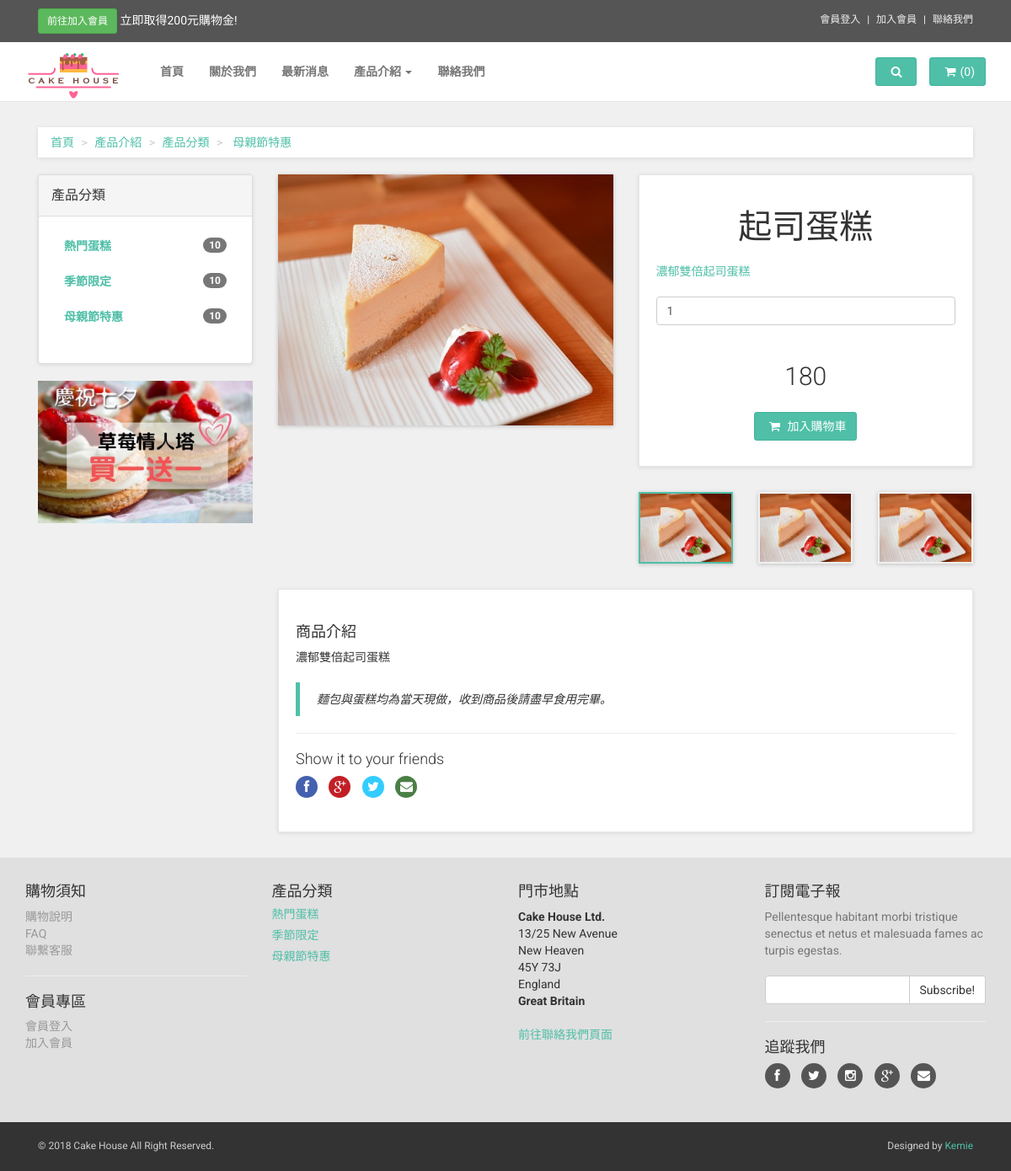
Screenshot of /web/product.php?productID=18 with the database file from the repository.
### tables this page shows
CREATE TABLE `product_categories` (
  `product_categoryID` int(11) NOT NULL,
  `category` varchar(255) NOT NULL,
  `created_at` varchar(255) DEFAULT NULL,
  `updated_at` varchar(255) DEFAULT NULL
);

CREATE TABLE `products` (
  `productID` int(11) NOT NULL,
  `product_categoryID` int(11) NOT NULL,
  `picture` varchar(255) DEFAULT NULL,
  `name_date` varchar(255) NOT NULL,
  `description` text NOT NULL,
  `price` int(11) NOT NULL,
  `created_at` varchar(255) DEFAULT NULL,
  `updated_at` varchar(255) DEFAULT NULL
);

### web/product.php (the view, shortened to what this page needs)
<?php
require_once('../connection/connection.php');
$query = $db->query("SELECT * FROM products WHERE productID =".$_GET['productID']);
$products = $query->fetch(PDO::FETCH_ASSOC);
?>
<!DOCTYPE html>
<html lang="en">
<head>
    <?php require_once('template/head_files.php'); ?>
</head>
<body>
<?php require_once('template/navbar.php'); ?>
    <div id="all">
        <div id="content">
            <div class="container">
                <div class="col-md-12">
                    <ul class="breadcrumb">
                        <li><a href="#">首頁</a>
                        </li>
                        <li><a>產品介紹</a>
                        </li>
                        <li><a href="#">產品分類</a>
                        </li>
                        <li> <a href="product_list.php?categoryID=<?php echo $category['product_categoryID']; ?>"><?php echo $category['category']; ?></a>
                        </li>
                    </ul>
                </div>
                <div class="col-md-3">
                    <div class="panel panel-default sidebar-menu">
                        <div class="panel-heading">
                            <h3 class="panel-title">產品分類</h3>
                        </div>
                        <div class="panel-body">
                            <ul class="nav nav-pills nav-stacked category-menu">
                            <?php foreach($product_categories as $category){ ?>
                                <li>
                                    <a href="product_list.php?categoryID=<?php echo $category['product_categoryID']; ?>"><?php echo $category['category']; ?> <span class="badge pull-right">10</span></a>
                                </li>
                            <?php } ?>
                            </ul>
                        </div>
                    </div>
                    <div class="banner">
                        <a href="#">
                            <img src="../img/ad-banner.jpg" alt="sales 2014" class="img-responsive">
                        </a>
                    </div>
                </div>
                <div class="col-md-9">
                    <div class="row" id="productMain">
                        <div class="col-sm-6">
                            <div id="mainImage">
                                <img src="../uploads/products/<?php echo $products['picture']; ?>" alt="" class="img-responsive">
                            </div>
                        </div>
                        <div class="col-sm-6">
                            <form action="cart/add_cart1.php" method="post">
                                <div class="box">
                                    <h1 class="text-center"><?php echo $products['name_date']; ?></h1>
                                    <p class="goToDescription"><a href="#details" class="scroll-to"><?php echo $products['description']; ?></a>
                                    </p>
                                    <p class="quantity"><input type="number" min="1" value="1" name="quantity" class="form-control"></p>
                                    <p class="price"><?php echo $products['price']; ?></p>
                                    <p class="text-center buttons">
                                        <button type="submit" class="btn btn-primary"><i class="fa fa-shopping-cart"></i> 加入購物車</button>
                                    </p>
                                </div>
                            </form>
                            <div class="row" id="thumbs">
                                <div class="col-xs-4">
                                    <a href="../uploads/products/<?php echo $products['picture']; ?>" class="thumb">
                                        <img src="../uploads/products/<?php echo $products['picture']; ?>" alt="" class="img-responsive">
                                    </a>
                                </div>
                                <div class="col-xs-4">
                                    <a href="../uploads/products/<?php echo $products['picture']; ?>" class="thumb">
                                        <img src="../uploads/products/<?php echo $products['picture']; ?>" alt="" class="img-responsive">
                                    </a>
                                </div>
                                <div class="col-xs-4">
                                    <a href="../uploads/products/<?php echo $products['picture']; ?>" class="thumb">
                                        <img src="../uploads/products/<?php echo $products['picture']; ?>" alt="" class="img-responsive">
                                    </a>
                                </div>
                            </div>
                        </div>
                    </div>
                    <div class="box" id="details">
                        <p>
                            <h4>商品介紹</h4>
                            <?php echo $products['description']; ?>
                            <blockquote>
                                <p><em>麵包與蛋糕均為當天現做，收到商品後請盡早食用完畢。</em>
                                </p>
                            </blockquote>
                            <hr>
                            <div class="social">
                                <h4>Show it to your friends</h4>
                                <p>
                                    <a href="#" class="external facebook" data-animate-hover="pulse"><i class="fa fa-facebook"></i></a>
                                    <a href="#" class="external gplus" data-animate-hover="pulse"><i class="fa fa-google-plus"></i></a>
                                    <a href="#" class="external twitter" data-animate-hover="pulse"><i class="fa fa-twitter"></i></a>
                                    <a href="#" class="email" data-animate-hover="pulse"><i class="fa fa-envelope"></i></a>
                                </p>
                            </div>
                    </div>
                </div>
            </div>
        </div>
       <?php require_once('template/footer.php'); ?>
</body>
</html>

### web/template/footer.php (shortened to what this page needs)
<?php
$query = $db->query("SELECT * FROM product_categories ORDER BY product_categoryID ASC");
$product_categories = $query->fetchAll(PDO::FETCH_ASSOC);
?>
 <div id="footer" data-animate="fadeInUp">
            <div class="container">
                <div class="row">
                    <div class="col-md-3 col-sm-6">
                        <h4>購物須知</h4>
                        <ul>
                            <li><a href="shopping_rule.php">購物說明</a>
                            </li>
                            <li><a href="faq.php">FAQ</a>
                            </li>
                            <li><a href="contact.php">聯繫客服</a>
                            </li>
                        </ul>
                        <hr>
                        <h4>會員專區</h4>
                        <ul>
                            <li><a href="#" data-toggle="modal" data-target="#login-modal">會員登入</a>
                            </li>
                            <li><a href="register.php">加入會員</a>
                            </li>
                        </ul>
                    </div>
                    <div class="col-md-3 col-sm-6">
                        <h4>產品分類</h4>
                        <?php foreach($product_categories as $category){ ?>
                            <a href="product_list.php?categoryID=<?php echo $category['product_categoryID'];?>">
                            <h5><?php echo $category['category'];?></h5></a>
                                       <?php  } ?>
                    </div>
                    <div class="col-md-3 col-sm-6">
                        <h4>門市地點</h4>
                        <p><strong>Cake House Ltd.</strong>
                            <br>13/25 New Avenue
                            <br>New Heaven
                            <br>45Y 73J
                            <br>England
                            <br>
                            <strong>Great Britain</strong>
                        </p>
                        <a href="contact.php">前往聯絡我們頁面</a>
                    </div>
                    <div class="col-md-3 col-sm-6">
                        <h4>訂閱電子報</h4>
                        <p class="text-muted">Pellentesque habitant morbi tristique senectus et netus et malesuada fames ac turpis egestas.</p>
                        <form>
                            <div class="input-group">
                                <input type="text" class="form-control">
                                <span class="input-group-btn">
			    <button class="btn btn-default" type="button">Subscribe!</button>
			</span>
                            </div>
                        </form>
                        <hr>
                        <h4>追蹤我們</h4>
                        <p class="social">
                            <a href="#" class="facebook external" data-animate-hover="shake"><i class="fa fa-facebook"></i></a>
                            <a href="#" class="twitter external" data-animate-hover="shake"><i class="fa fa-twitter"></i></a>
                            <a href="#" class="instagram external" data-animate-hover="shake"><i class="fa fa-instagram"></i></a>
                            <a href="#" class="gplus external" data-animate-hover="shake"><i class="fa fa-google-plus"></i></a>
                            <a href="#" class="email external" data-animate-hover="shake"><i class="fa fa-envelope"></i></a>
                        </p>
                    </div>
                </div>
            </div>
        </div>
        <div id="copyright">
            <div class="container">
                <div class="col-md-6">
                    <p class="pull-left">© 2018 Cake House All Right Reserved.</p>
                </div>
                <div class="col-md-6">
                    <p class="pull-right">Designed by <a href="https://bootstrapious.com/e-commerce-templates">Kemie
                    </p>
                </div>
            </div>
        </div>
    </div>

### rows the page displays
product_categories: category "母親節特惠"
product_categories: category "熱門蛋糕"
product_categories: category "季節限定"
products: picture (picture), name_date "起司蛋糕", price "180", description "濃郁雙倍起司蛋糕"
